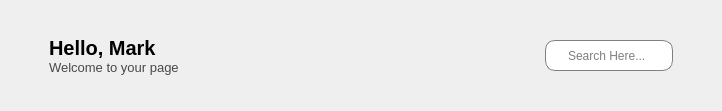
        <widget class="QWidget" name="header_widget" native="true">
         <layout class="QHBoxLayout" name="horizontalLayout_5">
          <item>
           <layout class="QHBoxLayout" name="horizontalLayout_4">
            <item>
             <widget class="QPushButton" name="pushButton">
              <property name="styleSheet">
               <string notr="true">border:none</string>
              </property>
              <property name="text">
               <string/>
              </property>
              <property name="icon">
               <iconset resource="resources.qrc">
                <normaloff>:/icons/menu.png</normaloff>:/icons/menu.png</iconset>
              </property>
              <property name="iconSize">
               <size>
                <width>29</width>
                <height>35</height>
               </size>
              </property>
              <property name="checkable">
               <bool>true</bool>
              </property>
             </widget>
            </item>
            <item>
             <layout class="QVBoxLayout" name="verticalLayout">
              <property name="spacing">
               <number>0</number>
              </property>
              <property name="topMargin">
               <number>25</number>
              </property>
              <property name="bottomMargin">
               <number>25</number>
              </property>
              <item>
               <widget class="QLabel" name="label">
                <property name="font">
                 <font>
                  <pointsize>15</pointsize>
                  <weight>75</weight>
                  <bold>true</bold>
                 </font>
                </property>
                <property name="text">
                 <string>Hello, Mark</string>
                </property>
               </widget>
              </item>
              <item>
               <widget class="QLabel" name="label_4">
                <property name="font">
                 <font>
                  <pointsize>10</pointsize>
                 </font>
                </property>
                <property name="styleSheet">
                 <string notr="true">color: rgb(72,72,72);</string>
                </property>
                <property name="text">
                 <string>Welcome to your page</string>
                </property>
               </widget>
              </item>
             </layout>
            </item>
           </layout>
          </item>
          <item>
           <spacer name="horizontalSpacer_3">
            <property name="orientation">
             <enum>Qt::Horizontal</enum>
            </property>
            <property name="sizeHint" stdset="0">
             <size>
              <width>360</width>
              <height>20</height>
             </size>
            </property>
           </spacer>
          </item>
          <item>
           <layout class="QHBoxLayout" name="horizontalLayout">
            <property name="rightMargin">
             <number>25</number>
            </property>
            <item>
             <widget class="QLineEdit" name="lineEdit">
              <property name="minimumSize">
               <size>
                <width>0</width>
                <height>31</height>
               </size>
              </property>
              <property name="maximumSize">
               <size>
                <width>16777215</width>
                <height>31</height>
               </size>
              </property>
              <property name="styleSheet">
               <string notr="true">QLineEdit{
	padding-left:20px;
	border: 1px solid gray;
	border-radius: 10px;
}</string>
              </property>
              <property name="placeholderText">
               <string>Search Here...</string>
              </property>
             </widget>
            </item>
            <item>
             <widget class="QLabel" name="label_6">
              <property name="maximumSize">
               <size>
                <width>40</width>
                <height>40</height>
               </size>
              </property>
              <property name="text">
               <string/>
              </property>
              <property name="pixmap">
               <pixmap resource="resources.qrc">:/icons/profile.png</pixmap>
              </property>
              <property name="scaledContents">
               <bool>true</bool>
              </property>
             </widget>
            </item>
           </layout>
          </item>
         </layout>
        </widget>
